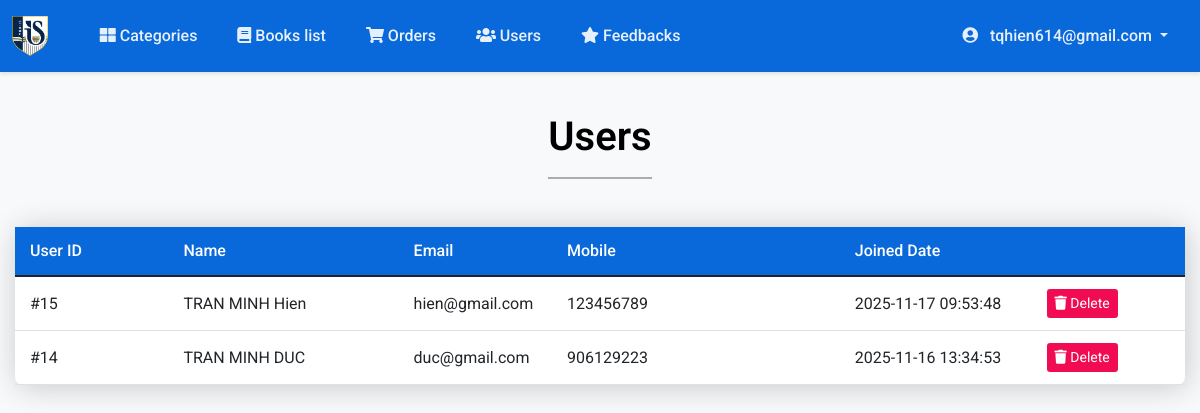
The app's page /Admin/users.php (signed in) with its own data.
### tables this page shows
CREATE TABLE IF NOT EXISTS `users` (
  `id` int NOT NULL AUTO_INCREMENT,
  `name` varchar(80) NOT NULL,
  `email` varchar(50) NOT NULL,
  `mobile` bigint NOT NULL,
  `doj` datetime NOT NULL,
  `password` varchar(255) NOT NULL,
  PRIMARY KEY (`id`)
);

### Admin/users.php (the view, shortened to what this page needs)
<?php
require('topNav.php');
$sql = "select * from users order by id desc";
$res = mysqli_query($con, $sql);
?>
<div class="container mt-5">
    <div class="d-flex justify-content-center">
        <h1>Users
            <hr>
        </h1>
    </div>
    <table class="table table-responsive">
        <thead class="">
            <tr>
                <th>User ID</th>
                <th>Name</th>
                <th>Email</th>
                <th>Mobile</th>
                <th>Joined Date</th>
                <th></th>
            </tr>
        </thead>
        <tbody>
            <?php while ($row = mysqli_fetch_assoc($res)): ?>
            <tr>
                <td>#<?php echo $row['id'] ?></td>
                <td><?php echo htmlspecialchars($row['name']) ?></td>
                <td><?php echo htmlspecialchars($row['email']) ?></td>
                <td><?php echo htmlspecialchars($row['mobile']) ?></td>
                <td><?php echo htmlspecialchars($row['doj']) ?></td>
                <td>
                    <button class="btn btn-danger btn-sm" onclick="if(confirm('Are you sure you want to delete this user?')) window.location.href='?type=delete&id=<?php echo $row['id'] ?>'">
                        <i class="fas fa-trash"></i> Delete
                    </button>
                </td>
            </tr>
            <?php endwhile; ?>
        </tbody>
    </table>
</div>
</body>
</html>

### Admin/css/admin.css (style rules this page uses)
:root { --primary-color: rgb(9, 105, 218); --primary-hover: rgb(8, 97, 199); --secondary-color: rgb(59, 59, 59); --secondary-hover: #404040; --danger-color: #f00b52; --danger-hover: #b20909; --bg-light: #f8f9fa; --bg-white: #ffffff; --bg-hover: #f8f9fa; --text-dark: #000000; --text-light: #ffffff; --text-muted: rgba(255,255,255,0.9); --shadow-light: 0 2px 4px rgba(0,0,0,0.1); --shadow-medium: 0 2px 8px rgba(0,0,0,0.1); --shadow-heavy: 2px 2px 30px rgba(0, 0, 0, 0.2); --radius-small: 6px; --radius-medium: 8px; --radius-large: 10px; --navbar-padding-top: 50px; --container-padding: 20px; --transition-fast: 0.2s ease; --transition-normal: 0.3s ease; }
body { background-color: var(--bg-light); font-family: 'Roboto', sans-serif; overflow-x: hidden; padding-top: var(--navbar-padding-top); }
.container { padding: var(--container-padding); max-width: 100%; overflow-x: hidden; }
.table { background: var(--bg-white); border-radius: var(--radius-medium); overflow: hidden; box-shadow: var(--shadow-heavy); width: 100%; max-width: 100%; table-layout: fixed; }
.table thead { background-color: var(--primary-color); color: var(--text-light); }
.table thead th { border: none; padding: 12px 15px; font-weight: 500; white-space: nowrap; overflow: hidden; text-overflow: ellipsis; }
.table tbody td { padding: 12px 15px; vertical-align: middle; white-space: nowrap; overflow: hidden; text-overflow: ellipsis; }
.table-responsive { overflow-x: auto; -webkit-overflow-scrolling: touch; }
.table th:nth-child(1) { width: 8%; min-width: 80px; }
.table th:nth-child(2) { width: 12%; min-width: 100px; }
.table th:nth-child(3) { width: 8%; min-width: 60px; }
.table th:nth-child(4) { width: 15%; min-width: 120px; }
.table th:nth-child(5) { width: 10%; min-width: 80px; }
.table th:nth-child(6) { width: 8%; min-width: 80px; }
.btn-danger { background-color: var(--danger-color); border: none; color: var(--text-light); }
.container h1 { color: var(--text-dark); font-weight: 600; margin-bottom: 2rem; }
.container h1 hr { border-top: 2px solid var(--text-dark); opacity: 0.3; }
@media (max-width: 1200px) { .container { padding: 15px; } }

### records on screen
users: id "15", name "TRAN MINH Hien", email "hien@gmail.com", mobile "123456789", doj "2025-11-17 09:53:48"
users: id "14", name "TRAN MINH DUC", email "duc@gmail.com", mobile "906129223", doj "2025-11-16 13:34:53"

### other values on screen
$_SESSION['ADMIN_email'] "tqhien614@gmail.com"
